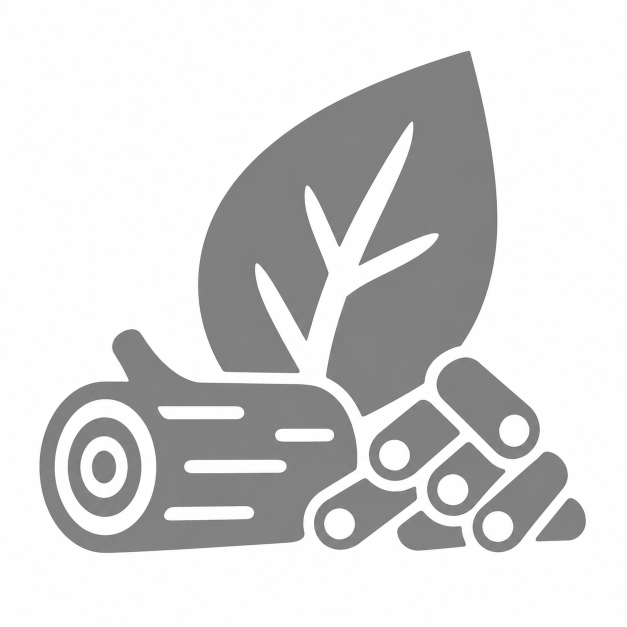
#> input picture src/sample/biomass.png, 1254 x 1254 px (shown at 1/2 size)
$ python convert-to-black.py ../src/sample
#> lines starting #> are read from the running program, lines starting #| are printed output that depends on the picture
#> in convert_files_in_folder, source is the input picture: PIL image 1254x1254 RGB; mean R, G, B 214, 213.8, 213.9
### src/formatter/palette.py
"""Theme parsing and two-color artwork normalization."""

from __future__ import annotations

import re
from collections import Counter
from collections.abc import Iterable

from PIL import Image

from src.config.icon import (
    BLACK,
    DEFAULT_FOREGROUND_THRESHOLD,
    INTERNAL_ARTWORK_COLOR,
    TRANSPARENT,
    WHITE,
)
from src.formatter.models import PaletteReport


HEX_COLOR = re.compile(r"^#?([0-9a-fA-F]{6})$")


def flattened_data(image: Image.Image) -> Iterable[tuple[int, int, int, int]]:
    """Return a flat RGBA pixel iterator across supported Pillow versions."""
    if hasattr(image, "get_flattened_data"):
        return image.get_flattened_data()
    return image.getdata()


# [11 lines left out: function parse_theme_hex, not called in this run]


def format_hex(color: tuple[int, int, int]) -> str:
    return f"#{color[0]:02X}{color[1]:02X}{color[2]:02X}"


# [5 lines left out: function color_distance_squared, not called in this run]


def perceived_luminance(color: tuple[int, int, int]) -> int:
    """Return an integer approximation of an RGB color's perceived brightness."""
    red, green, blue = color
    return round((299 * red + 587 * green + 114 * blue) / 1000)


# [5 lines left out: function nearest_color, not called in this run]


def _flatten_against_white(pixel: tuple[int, int, int, int]) -> tuple[int, int, int]:
    red, green, blue, alpha = pixel
    if alpha == 255:
        return red, green, blue
    if alpha == 0:
        return WHITE
    return tuple(
        round((channel * alpha + 255 * (255 - alpha)) / 255)
        for channel in (red, green, blue)
    )


def normalize_uploaded_artwork(
    image: Image.Image,
    foreground_threshold: int = DEFAULT_FOREGROUND_THRESHOLD,
) -> tuple[Image.Image, PaletteReport]:
    """Classify pixels by luminance as foreground or white background."""
#> called with foreground_threshold = 192
    if not 0 <= foreground_threshold <= 255:
        raise ValueError("Foreground threshold must be between 0 and 255.")

    rgba = image.convert("RGBA")
    if rgba.getchannel("A").getbbox() is None:
        raise ValueError("The uploaded image is fully transparent.")

    source_pixels = list(flattened_data(rgba))
#> source_pixels = 1572516 items
    unique_pixels = Counter(source_pixels)
#> unique_pixels = 3196 items
    replacements: dict[tuple[int, int, int, int], tuple[int, int, int, int]] = {}
    source_colors: set[tuple[int, int, int]] = set()
    corrected_pixels = 0
    transparent_pixels = 0

    for pixel, count in unique_pixels.items():
        flattened = _flatten_against_white(pixel)
        source_colors.add(flattened)
        visible_rgb = (
            BLACK
            if perceived_luminance(flattened) < foreground_threshold
            else WHITE
        )
        replacement_rgb = (
            INTERNAL_ARTWORK_COLOR if visible_rgb == BLACK else WHITE
        )
        replacements[pixel] = (*replacement_rgb, 255)

        if pixel[3] < 255:
            transparent_pixels += count
        if flattened != visible_rgb:
            corrected_pixels += count
#> this loop made 3196 passes
#> (pixel, count, visible_rgb, replacement_rgb, corrected_pixels) on passes 54 to 60: ((185, 185, 185, 255), 23, (0, 0, 0), (128, 128, 128), 940655), ((162, 162, 162, 255), 24, (0, 0, 0), (128, 128, 128), 940679), ((143, 143, 143, 255), 39, (0, 0, 0), (128, 128, 128), 940718), ((133, 132, 134, 255), 17, (0, 0, 0), (128, 128, 128), 940735), ((133, 132, 132, 255), 286, (0, 0, 0), (128, 128, 128), 941021), ((137, 136, 135, 255), 3, (0, 0, 0), (128, 128, 128), 941024), ((191, 191, 190, 255), 7, (0, 0, 0), (128, 128, 128), 941031)
#> (count, replacement_rgb, corrected_pixels) on passes 1 to 6: (3, (255, 255, 255), 3), (15131, (255, 255, 255), 15134), (13954, (255, 255, 255), 29088), (111139, (255, 255, 255), 140227), (555992, (255, 255, 255), 696219), (3676, (255, 255, 255), 699895)

    normalized = Image.new("RGBA", rgba.size)
#> normalized: PIL image 1254x1254 RGBA; every value is 0
    normalized.putdata([replacements[pixel] for pixel in source_pixels])
    report = PaletteReport(
        source_color_count=len(source_colors),
        corrected_pixel_count=corrected_pixels,
        transparent_pixel_count=transparent_pixels,
    )
    return normalized, report


# [21 lines left out: function snap_rgb_to_palette, not called in this run]

### src/formatter/variants.py
"""Color mappings for the solid and dominant variants."""

from __future__ import annotations

from PIL import Image

from src.config.icon import BLACK, INTERNAL_ARTWORK_COLOR, TRANSPARENT, WHITE
from src.formatter.palette import flattened_data


# [28 lines left out: function map_variant, not called in this run]


def reveal_black_artwork(image: Image.Image) -> Image.Image:
    """Convert the internal artwork marker to black for public output."""
    source_pixels = list(flattened_data(image.convert("RGBA")))
    replacements: dict[tuple[int, int, int, int], tuple[int, int, int, int]] = {}
    for pixel in set(source_pixels):
        red, green, blue, alpha = pixel
        if alpha != 0 and (red, green, blue) == INTERNAL_ARTWORK_COLOR:
            replacements[pixel] = (*BLACK, alpha)
        else:
            replacements[pixel] = pixel
#> this loop made 2 passes
#> pixel on passes 1 to 2: (128, 128, 128, 255), (255, 255, 255, 255)

    result = Image.new("RGBA", image.size)
    result.putdata([replacements[pixel] for pixel in source_pixels])
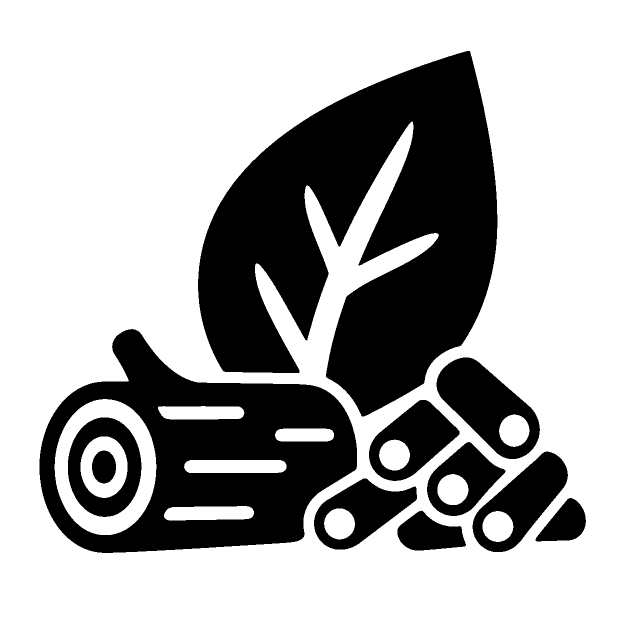
#> result: PIL image 1254x1254 RGBA (shown at 1/2 size); mean R, G, B, A 174, 174, 174, 255
    return result


# [24 lines left out: function map_uncircled_dominant, not called in this run]

### src/formatter/conversion.py
"""Threshold-based conversion of two-color artwork to black and white."""

from PIL import Image

from src.config.icon import BLACK, DEFAULT_FOREGROUND_THRESHOLD
from src.formatter.palette import normalize_uploaded_artwork
from src.formatter.variants import map_uncircled_dominant, reveal_black_artwork


def convert_to_black(
    image: Image.Image,
    *,
    transparent_background: bool = False,
    threshold: int = DEFAULT_FOREGROUND_THRESHOLD,
) -> Image.Image:
    """Map darker pixels to black and lighter pixels to white or transparency."""
    normalized, _ = normalize_uploaded_artwork(
        image,
        foreground_threshold=threshold,
    )
    if transparent_background:
        return map_uncircled_dominant(
            normalized,
            BLACK,
            transparent_background=True,
        )
    return reveal_black_artwork(normalized)

### src/st_utils/downloads.py
"""In-memory image downloads for Streamlit."""

from io import BytesIO

from PIL import Image


def png_bytes(image: Image.Image) -> bytes:
    buffer = BytesIO()
    image.save(buffer, format="PNG", optimize=True)
    return buffer.getvalue()

### scripts/convert-to-black.py
"""Convert two-color images in a folder to black foreground artwork."""

from __future__ import annotations

import argparse
import sys
from pathlib import Path

from PIL import Image, UnidentifiedImageError

PROJECT_ROOT = Path(__file__).resolve().parent.parent
if str(PROJECT_ROOT) not in sys.path:
    sys.path.insert(0, str(PROJECT_ROOT))

from src.formatter import convert_to_black
from src.st_utils.downloads import png_bytes


OUTPUT_SUFFIX = "-black"
SUPPORTED_SUFFIXES = frozenset({".png", ".jpg", ".jpeg"})


def is_converted(path: Path) -> bool:
    """Return whether a filename already uses this script's output suffix."""
    return path.stem.casefold().endswith(OUTPUT_SUFFIX)


def convert_files_in_folder(
    folder: Path,
    *,
    transparent_background: bool = False,
) -> tuple[int, int]:
    """Convert immediate image files and return processed and failed counts."""
    processed = 0
    failed = 0

    for source_path in sorted(folder.glob("*")):
        if (
            not source_path.is_file()
            or source_path.suffix.casefold() not in SUPPORTED_SUFFIXES
            or is_converted(source_path)
        ):
            continue

        output_path = source_path.with_name(
            f"{source_path.stem}{OUTPUT_SUFFIX}.png"
        )
        try:
            with Image.open(source_path) as source:
                source.load()
                converted = convert_to_black(
                    source,
                    transparent_background=transparent_background,
                )
            output_path.write_bytes(png_bytes(converted))
        except (OSError, UnidentifiedImageError, ValueError) as error:
            failed += 1
            print(f"Could not convert {source_path.name}: {error}", file=sys.stderr)
        else:
            processed += 1
            print(f"Converted {source_path.name} -> {output_path.name}")

    return processed, failed


def parse_args() -> argparse.Namespace:
    parser = argparse.ArgumentParser(
        description=(
            "Convert darker areas to black and lighter areas to white for "
            "every two-color image in a folder."
        )
    )
    parser.add_argument("folder", help="Folder containing PNG or JPG files.")
    parser.add_argument(
        "--transparent",
        action="store_true",
        help="Convert the light/background color to transparency instead of white.",
    )
    return parser.parse_args()


def main() -> int:
    args = parse_args()
    folder = Path(args.folder)

    if not folder.is_dir():
        print(f"Folder does not exist or is not a directory: {folder}", file=sys.stderr)
        return 2

    processed, failed = convert_files_in_folder(
        folder,
        transparent_background=args.transparent,
    )
    print(f"Finished: {processed} converted, {failed} failed.")
    return 1 if failed else 0


if __name__ == "__main__":
    raise SystemExit(main())
#> (the program exits here)
